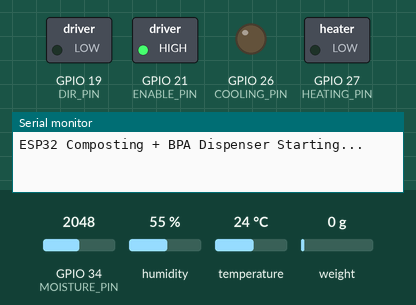
Bench run of a sketch on a simulated ESP32. On the bench: switched loads named in the sketch (green lamp = pin HIGH), output pins drawn as LEDs (lit = HIGH), the last lines printed to the serial monitor. The test bench sets the inputs (shaded band); at power-on: temperature 24 °C, GPIO 34 (MOISTURE_PIN) = 2048, humidity 55 %, weight on the scale 0 g. Pins used as bus, display or sensor lines are not drawn.

Above: at 2.2 s.
2.3 s: temperature set to 34.1 °C
6.5 s: temperature set to 35.6 °C
At 10.8 s:
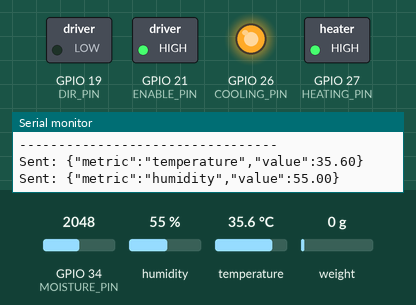
14.5 s: temperature set to 12 °C
At 15.9 s:
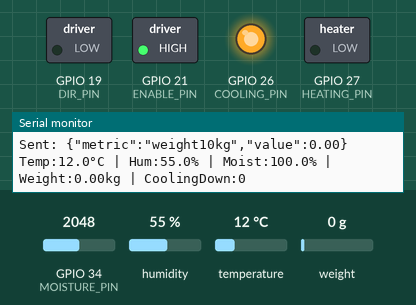
16.5 s: temperature set to 41 °C
At 20.9 s:
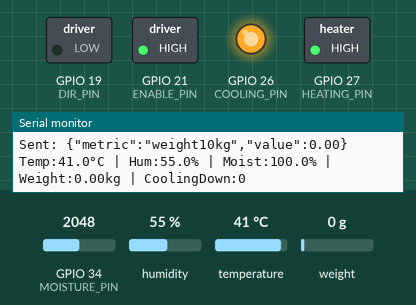
Timing chart, 0 to 22.4 s (numbered marks = the images above; inputs shaded):
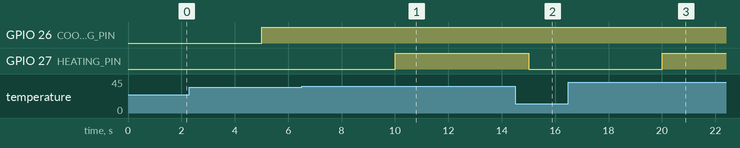

Measured:
- the behaviour switches between 34.9 and 35 °C on temperature (found by bisection; images 0 and 1)
- after the input at 6.5 s, GPIO 27 (HEATING_PIN): LOW → HIGH after 3.5 s
- after the input at 14.5 s, GPIO 27 (HEATING_PIN): HIGH → LOW after 0.51 s
- after the input at 16.5 s, GPIO 27 (HEATING_PIN): LOW → HIGH after 3.5 s

The sketch:

Main_Code_V1.ino
```cpp
#include <HardwareSerial.h>
#include "DHT.h"
#include "HX711.h"
#include <AccelStepper.h>

// === UART Communication (ESP32 <-> Raspberry Pi) ===
HardwareSerial SerialPi(1);
#define RXD2 13
#define TXD2 14

// === DHT22 Sensor ===
#define DHTPIN 23
#define DHTTYPE DHT22
DHT dht(DHTPIN, DHTTYPE);

// === Moisture Sensor ===
#define MOISTURE_PIN        34
#define MOISTURE_POWER_PIN  25
int MOISTURE_DRY_RAW = 0;
int MOISTURE_WET_RAW = 2048;

// === Temperature Control (Relays) ===
#define HEATING_PIN  27
#define COOLING_PIN  26

// === HX711 Load Cell (10kg) ===
#define DOUT_10KG 35
#define SCK_PIN   33
HX711 scale10kg;
float calibration_factor_10kg = 450.0;

// === DRV8825 Stepper Motor (for BPA Dispensing) ===
#define DIR_PIN    19
#define STEP_PIN   18
#define ENABLE_PIN 21
AccelStepper stepper(AccelStepper::DRIVER, STEP_PIN, DIR_PIN);
bool motorEnabled = false;

// === Constants ===
#define AVG_READINGS 5
float avgBuffer10kg[AVG_READINGS];
int avgIndex = 0;

const float TEMP_MIN = 35.0;
const float TEMP_MAX = 55.0;
unsigned long lastSendTime = 0;
const unsigned long SEND_INTERVAL = 5000;

// === Dispensing Variables ===
bool isDispensing = false;
bool isCoolingDown = false;
float targetDispenseAmount = 0.0;   // Target BPA (kg)
float weightBeforeDispense = 0.0;
float weightTarget = 0.0;
unsigned long dispenseStartTime = 0;
unsigned long cooldownStartTime = 0;
const unsigned long DISPENSE_TIMEOUT = 20000;    // 20s safety cutoff
const unsigned long COOLDOWN_DURATION = 120000;  // 2 minutes cooldown

// === Helper Functions ===
float smooth(float newVal, float buffer[], int size) {
  buffer[avgIndex % size] = newVal;
  float sum = 0;
  for (int i = 0; i < size; i++) sum += buffer[i];
  return sum / size;
}

int readMoistureRaw(uint8_t samples = 10) {
  digitalWrite(MOISTURE_POWER_PIN, HIGH);
  delay(200);
  long sum = 0;
  for (uint8_t i = 0; i < samples; i++) {
    sum += analogRead(MOISTURE_PIN);
    delay(5);
  }
  digitalWrite(MOISTURE_POWER_PIN, LOW);
  return (int)(sum / samples);
}

float rawToMoisturePct(int raw) {
  if (MOISTURE_DRY_RAW == MOISTURE_WET_RAW) return 50.0f;
  float pct = 100.0f * (float)(raw - MOISTURE_DRY_RAW) / (float)(MOISTURE_WET_RAW - MOISTURE_DRY_RAW);
  if (pct < 0.0f) pct = 0.0f;
  if (pct > 100.0f) pct = 100.0f;
  return pct;
}

void enableMotor(bool state) {
  digitalWrite(ENABLE_PIN, state ? LOW : HIGH); // LOW = enabled
  motorEnabled = state;
}

void startDispensing(float manureWeight) {
  if (isCoolingDown) {
    Serial.println("⚠️ Still cooling down, please wait...");
    return;
  }

  // Example formula: 10% of manure weight
  targetDispenseAmount = manureWeight * 0.10;

  if (scale10kg.is_ready()) {
    weightBeforeDispense = scale10kg.get_units(5);
    weightTarget = weightBeforeDispense + targetDispenseAmount;
  }

  Serial.printf("🐔 Manure: %.2f kg → BPA target: %.2f kg\n", manureWeight, targetDispenseAmount);

  enableMotor(true);
  digitalWrite(DIR_PIN, HIGH); // CW direction
  delay(5);
  stepper.setSpeed(800);
  isDispensing = true;
  dispenseStartTime = millis();
}

void stopDispensing() {
  stepper.setSpeed(0);
  enableMotor(false);
  isDispensing = false;
  isCoolingDown = true;
  cooldownStartTime = millis();
  Serial.println("✅ Dispensing complete — starting 2 min cooldown...");
}

void controlTemperature(float currentTemp) {
  // Heating Control
  if (currentTemp < TEMP_MIN) {
    digitalWrite(HEATING_PIN, LOW);   // Turn ON heater (active LOW type)
    Serial.println("Heater: ON (Temperature below minimum)");
  } else {
    digitalWrite(HEATING_PIN, HIGH);  // Turn OFF heater
    Serial.println("Heater: OFF");
  }

  // Cooling Control
  if (currentTemp > TEMP_MAX) {
    digitalWrite(COOLING_PIN, LOW);   // Turn ON cooler (active LOW type)
    Serial.println("Cooler: ON (Temperature above maximum)");
  } else {
    digitalWrite(COOLING_PIN, HIGH);  // Turn OFF cooler
    Serial.println("Cooler: OFF");
  }

  // Print divider for readability
  Serial.println("---------------------------------");
}

void sendMetric(String metric, float value) {
  String payload = "{\"metric\":\"" + metric + "\",\"value\":" + String(value, 2) + "}\n";
  SerialPi.print(payload);
  Serial.println("Sent: " + payload);
}

// === Setup ===
void setup() {
  Serial.begin(115200);
  SerialPi.begin(9600, SERIAL_8N1, RXD2, TXD2);
  Serial.println("ESP32 Composting + BPA Dispenser Starting...");

  dht.begin();
  scale10kg.begin(DOUT_10KG, SCK_PIN);
  scale10kg.set_scale(calibration_factor_10kg);
  scale10kg.tare();

  pinMode(MOISTURE_POWER_PIN, OUTPUT);
  digitalWrite(MOISTURE_POWER_PIN, LOW);
  analogSetPinAttenuation(MOISTURE_PIN, ADC_11db);

  pinMode(HEATING_PIN, OUTPUT);
  pinMode(COOLING_PIN, OUTPUT);
  digitalWrite(HEATING_PIN, LOW);
  digitalWrite(COOLING_PIN, LOW);

  pinMode(ENABLE_PIN, OUTPUT);
  pinMode(DIR_PIN, OUTPUT);
  digitalWrite(DIR_PIN, LOW);
  enableMotor(false);

  stepper.setMaxSpeed(1000);
  stepper.setAcceleration(500);

  for (int i = 0; i < AVG_READINGS; i++) avgBuffer10kg[i] = 0;
  randomSeed(analogRead(0));
}

// === Loop ===
void loop() {
  unsigned long currentTime = millis();

  // --- Periodic sensor reading ---
  if (currentTime - lastSendTime >= SEND_INTERVAL) {
    lastSendTime = currentTime;

    float temperature = dht.readTemperature();
    float humidity = dht.readHumidity();
    if (isnan(temperature)) temperature = 25.0;
    if (isnan(humidity)) humidity = 60.0;

    controlTemperature(temperature);

    int moistureRaw = readMoistureRaw();
    float moisturePct = rawToMoisturePct(moistureRaw);

    float weight10kg = 0;
    if (scale10kg.is_ready()) {
      float w = scale10kg.get_units(5);
      if (w < 0) w = 0;
      weight10kg = smooth(w, avgBuffer10kg, AVG_READINGS);
    }

    sendMetric("temperature", temperature);
    sendMetric("humidity", humidity);
    sendMetric("moisture", moisturePct);
    sendMetric("weight10kg", weight10kg);

    Serial.printf("Temp:%.1f°C | Hum:%.1f%% | Moist:%.1f%% | Weight:%.2fkg | CoolingDown:%d\n",
                  temperature, humidity, moisturePct, weight10kg, isCoolingDown);
  }

  // --- Dispensing control ---
  if (isDispensing) {
    if (!scale10kg.is_ready()) return;
    float currentWeight = scale10kg.get_units(3);

    if (currentWeight >= weightTarget || (millis() - dispenseStartTime > DISPENSE_TIMEOUT)) {
      stopDispensing();
    } else {
      stepper.runSpeed();
    }
  }

  // --- Cooldown management ---
  if (isCoolingDown && millis() - cooldownStartTime >= COOLDOWN_DURATION) {
    isCoolingDown = false;
    Serial.println("🟢 Cooldown complete. Ready for next cycle!");
  }

  // --- Listen to commands from Pi ---
  while (SerialPi.available()) {
    String cmd = SerialPi.readStringUntil('\n');
    cmd.trim();
    Serial.println("Received from Pi: " + cmd);

    if (cmd.startsWith("{") && cmd.indexOf("\"dispense\"") != -1) {
      if (scale10kg.is_ready()) {
        float manureWeight = scale10kg.get_units(5);
        if (manureWeight > 0.2) {
          startDispensing(manureWeight);
        } else {
          Serial.println("⚠️ Not enough manure detected to dispense BPA.");
        }
      }
    }
  }

  stepper.runSpeed();
}
```
